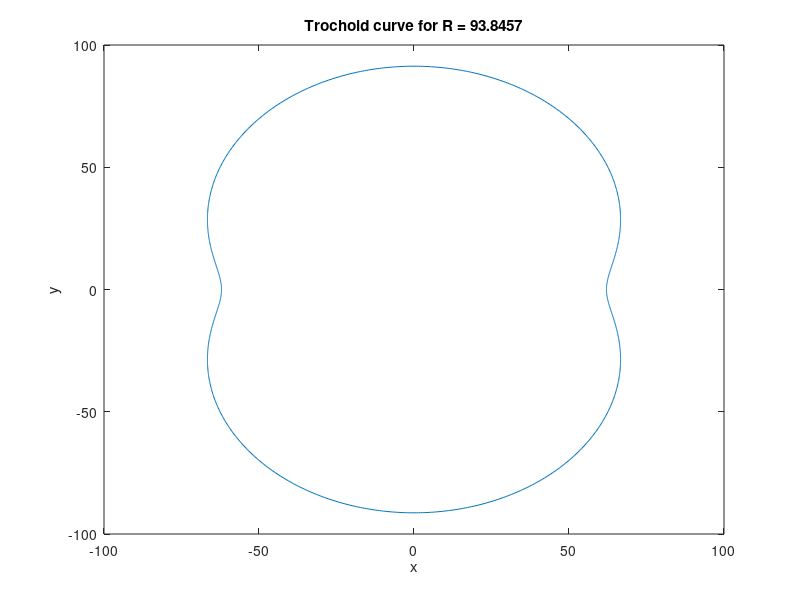

The MATLAB script that drew this image: (Note: this script raises an error after producing the figure.)
% Define the variables
e = 14.625; % Fixed value of e
R_0 = 76.7075015111693; % Initial value of R
a_0 = 20501.275296; % Initial value of a at R_0
a_ref = 25081.301952; % Reference value of a
tolerance = 0.1; % Tolerance for difference in a values

% Define the functions for x and y values
theta_range = 0:1:1080; % Range of theta values
theta_range = deg2rad(theta_range); % Convert to radians
x_func = @(theta) e*sin(theta) + R_0*sin(theta/3);
y_func = @(theta) e*cos(theta) + R_0*cos(theta/3);

% Define the function for calculating the area
area_func = @(x, y, R) 0;
x_values = x_func(theta_range);
y_values = y_func(theta_range);
area = sum(area_func(x_values, y_values, R_0));

% Loop to find the value of R and plot the difference between a and a_ref
R = R_0;
a = a_0;
diff_array = []; % Empty array to store difference values
figure; % Create a new figure for the live plot
while abs(a - a_ref) > tolerance
    R_last = R; % Store the last value of R
    a_last = a; % Store the last value of a
    R = R + 0.1; % Increment R by 0.1
    x_values = x_func(theta_range);
    y_values = y_func(theta_range);
    area_val = 0; % New variable to store area of each trapezoid
    for i = 1:length(x_values)-1
        area_val = area_val + 0.5*(y_values(i)+y_values(i+1))*(x_values(i+1)-x_values(i));
    end
    area_func_R = @(x, y) area_val; % Define new area function using current R
    area_func = @(x, y, R) area + area_func_R(x, y)*(R/R_0); % Update area_func
    a = area_func(x_values, y_values, R);
    diff_array = [diff_array, abs(a - a_ref)]; % Append difference value to array
    
    % Check if the current value of a is greater than a_ref
    if a > a_ref
        % Interpolate the value of R
        R_interp = R_last + (R - R_last) * (a_ref - a_last) / (a - a_last);
        R = R_interp;
        x_values = x_func(theta_range);
        y_values = y_func(theta_range);
        a = area_func(x_values, y_values, R);
    end
    
    plot(diff_array); % Plot the difference array
    xlabel('Number of iterations');
    ylabel('Absolute difference between a and a_{ref}');
    title('Live plot of difference between a and a_{ref}');
    drawnow; % Update the plot
end

% Output result
fprintf('The approximate value of R is %.4f\n', R);
fprintf('The resulting value of a is %.4f\n', a);

% Plot the trochoid curve for the found R value
x_values = x_func(theta_range);
y_values = y_func(theta_range);
plot(x_values, y_values);
xlabel('x');
ylabel('y');
title(['Trochoid curve for R = ', num2str(R)]);

% Write x and y values to Excel file
resultant_curve = [x_values', y_values'];
writematrix(resultant_curve, 'F:\Work\Rotory Engine\Calculations\resultant_curve.xlsx');